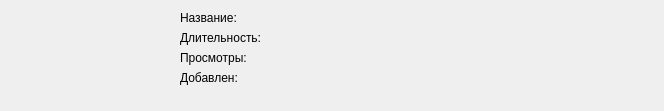
<?xml version="1.0" encoding="UTF-8"?>
<ui version="4.0">
 <class>Form</class>
 <widget class="QWidget" name="Form">
  <property name="geometry">
   <rect>
    <x>0</x>
    <y>0</y>
    <width>664</width>
    <height>111</height>
   </rect>
  </property>
  <property name="sizePolicy">
   <sizepolicy hsizetype="Fixed" vsizetype="Fixed">
    <horstretch>0</horstretch>
    <verstretch>0</verstretch>
   </sizepolicy>
  </property>
  <property name="windowTitle">
   <string>Form</string>
  </property>
  <widget class="QLabel" name="nameLabel">
   <property name="geometry">
    <rect>
     <x>180</x>
     <y>10</y>
     <width>101</width>
     <height>16</height>
    </rect>
   </property>
   <property name="text">
    <string>Название:</string>
   </property>
  </widget>
  <widget class="QLabel" name="viewsLabel">
   <property name="geometry">
    <rect>
     <x>180</x>
     <y>50</y>
     <width>101</width>
     <height>16</height>
    </rect>
   </property>
   <property name="text">
    <string>Просмотры:</string>
   </property>
  </widget>
  <widget class="QLabel" name="publishedLabel">
   <property name="geometry">
    <rect>
     <x>180</x>
     <y>70</y>
     <width>101</width>
     <height>16</height>
    </rect>
   </property>
   <property name="text">
    <string>Добавлен:</string>
   </property>
  </widget>
  <widget class="QLabel" name="durationLabel">
   <property name="geometry">
    <rect>
     <x>180</x>
     <y>30</y>
     <width>101</width>
     <height>16</height>
    </rect>
   </property>
   <property name="text">
    <string>Длительность:</string>
   </property>
  </widget>
  <widget class="QLabel" name="Name">
   <property name="geometry">
    <rect>
     <x>290</x>
     <y>10</y>
     <width>361</width>
     <height>16</height>
    </rect>
   </property>
   <property name="text">
    <string/>
   </property>
  </widget>
  <widget class="QLabel" name="Duration">
   <property name="geometry">
    <rect>
     <x>290</x>
     <y>30</y>
     <width>361</width>
     <height>16</height>
    </rect>
   </property>
   <property name="text">
    <string/>
   </property>
  </widget>
  <widget class="QLabel" name="Views">
   <property name="geometry">
    <rect>
     <x>290</x>
     <y>50</y>
     <width>361</width>
     <height>16</height>
    </rect>
   </property>
   <property name="text">
    <string/>
   </property>
  </widget>
  <widget class="QLabel" name="Published">
   <property name="geometry">
    <rect>
     <x>290</x>
     <y>70</y>
     <width>361</width>
     <height>16</height>
    </rect>
   </property>
   <property name="text">
    <string/>
   </property>
  </widget>
  <widget class="QLabel" name="imageLabel">
   <property name="geometry">
    <rect>
     <x>10</x>
     <y>10</y>
     <width>160</width>
     <height>90</height>
    </rect>
   </property>
   <property name="sizePolicy">
    <sizepolicy hsizetype="Fixed" vsizetype="Fixed">
     <horstretch>0</horstretch>
     <verstretch>0</verstretch>
    </sizepolicy>
   </property>
   <property name="minimumSize">
    <size>
     <width>160</width>
     <height>90</height>
    </size>
   </property>
   <property name="text">
    <string/>
   </property>
   <property name="scaledContents">
    <bool>true</bool>
   </property>
  </widget>
 </widget>
 <resources/>
 <connections/>
</ui>
